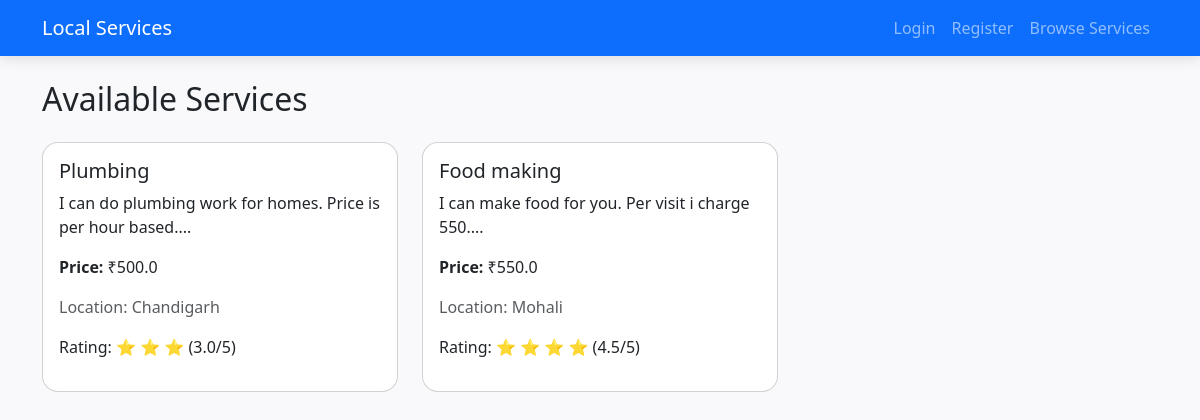
The page / on the database its author committed.
### app.py (models this page shows)
class Service(db.Model):
    id = db.Column(db.Integer, primary_key=True)
    provider_id = db.Column(db.Integer, db.ForeignKey('user.id'), nullable=False)
    name = db.Column(db.String(100), nullable=False)
    description = db.Column(db.Text, nullable=False)
    price = db.Column(db.Float, nullable=False)
    location = db.Column(db.String(100), nullable=False)
    is_available = db.Column(db.Boolean, default=True)
    provider = db.relationship('User', backref='services')
    @property
    def avg_rating(self):
        avg = db.session.query(func.avg(Booking.rating)).filter(
            Booking.service_id == self.id,
            Booking.rating > 0
        ).scalar()
        return round(avg, 1) if avg else 0

### app.py (the view)
@app.route('/')
def index():
    services = Service.query.filter_by(is_available=True).all()
    return render_template('index.html', services=services)

### templates/index.html (shortened to what this page needs)
{% extends "base.html" %}
{% block content %}
<h2 class="mb-4">Available Services</h2>
<div class="row">
    {% for service in services %}
    <div class="col-md-4 mb-3">
        <div class="card">
            <div class="card-body">
                <h5 class="card-title">{{ service.name }}</h5>
                <p class="card-text">{{ service.description[:100] }}...</p>
                <p><strong>Price:</strong> ₹{{ service.price }}</p>
                <p class="text-muted">Location: {{ service.location }}</p>
               <p>
    Rating:
    {% if service.avg_rating > 0 %}
        {% for i in range(service.avg_rating|round|int) %}
            ⭐
        {% endfor %}
        ({{ service.avg_rating }}/5)
    {% else %}
        No ratings yet
    {% endif %}
</p>
            </div>
        </div>
    </div>
    {% else %}
    <p>No services available right now.</p>
    {% endfor %}
</div>
{% endblock %}

### templates/base.html (shortened to what this page needs)
<!DOCTYPE html>
<html lang="en">
<head>
    <link rel="stylesheet" href="https://cdn.jsdelivr.net/npm/bootstrap@5.3.2/dist/css/bootstrap.min.css">
    <link rel="stylesheet" href="{{ url_for('static', filename='css/style.css') }}">
</head>
<body>
<nav class="navbar navbar-expand-lg navbar-dark bg-primary">
    <div class="container">
        <a class="navbar-brand" href="{{ url_for('index') }}">Local Services</a>
        <ul class="navbar-nav ms-auto">
            {% if current_user.is_authenticated %}
                <li class="nav-item"><a class="nav-link" href="{{ url_for('logout') }}">Logout</a></li>
            {% else %}
                <li class="nav-item"><a class="nav-link" href="{{ url_for('login') }}">Login</a></li>
                <li class="nav-item"><a class="nav-link" href="{{ url_for('register') }}">Register</a></li>
            {% endif %}
<li class="nav-item"><a class="nav-link" href="{{ url_for('services') }}">Browse Services</a></li>
        </ul>
    </div>
</nav>
<div class="container mt-4">
    {% block content %}{% endblock %}
</div>
</body>
</html>

### static/css/style.css (style rules this page uses)
body { background-color: #f9f9fb; font-family: 'Segoe UI', sans-serif; }
.card { border-radius: 1rem; transition: transform 0.2s ease, box-shadow 0.3s ease; }
.navbar { box-shadow: 0 4px 12px rgba(0, 0, 0, 0.1); }

### rows shown on the page
Service: name "Plumbing", description "I can do plumbing work for homes. Price is per hour based.", price "500.0", location "Chandigarh", avg_rating "3.0"
Service: name "Food making", description "I can make food for you. Per visit i charge 550.", price "550.0", location "Mohali", avg_rating "4.5"
